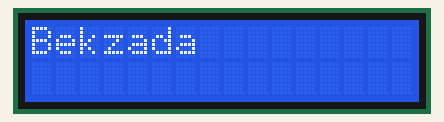
Simulated run of this sketch. Board: Arduino Uno, built with avr-gcc and run on an emulated ATmega328P. Shown: 16×2 character LCD.

Above: at 0.2 s.
At 1.2 s:
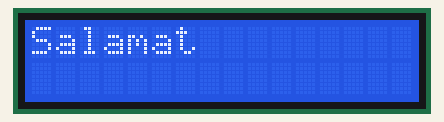

Measured:
- what the display in image 1 shows lasts 1.0 s, from 1.1 s to 2.1 s

The sketch:

lcd_Bekzada_Salamat.ino
```cpp
/*-----( Import needed libraries )-----*/
#include <Wire.h>  // Comes with Arduino IDE
// Get the LCD I2C Library here:
// https://bitbucket.org/fmalpartida/new-liquidcrystal/downloads
// Move any other LCD libraries to another folder or delete them
// See Library "Docs" folder for possible commands etc.
#include <LiquidCrystal_I2C.h>

/*-----( Declare Constants )-----*/
/*-----( Declare objects )-----*/
// set the LCD address to 0x27 for a 16 chars 2 line display
// A FEW use address 0x3F
// Set the pins on the I2C chip used for LCD connections:
//                    addr, en,rw,rs,d4,d5,d6,d7,bl,blpol
LiquidCrystal_I2C lcd(0x3F, 2, 1, 0, 4, 5, 6, 7, 3, POSITIVE);  // Set the LCD I2C address

/*-----( Declare Variables )-----*/
//NONE

void setup()   /*----( SETUP: RUNS ONCE )----*/
{
  Serial.begin(9600);  // Used to type in characters

  lcd.begin(16,2);   // initialize the lcd for 16 chars 2 lines, turn on backlight


// Wait and then tell user they can start the Serial Monitor and type in characters to
// Display. (Set Serial Monitor option to "No Line Ending")
  lcd.clear();
  lcd.setCursor(0,0); //Start at character 0 on line 0
  lcd.print("Use Serial Mon");
  lcd.setCursor(0,1);
  lcd.print("Type to display");


}/*--(end setup )---*/


void loop()   /*----( LOOP: RUNS CONSTANTLY )----*/
{
  {
    // when characters arrive over the serial port...

      lcd.clear();
      lcd.write("Bekzada");
      delay(1000);
      // read all the available characters
      lcd.clear();

        // display each character to the LCD
        lcd.write("Salamat");
        delay(1000);


  }

}/* --(end main loop )-- */


/* ( THE END ) */
```
